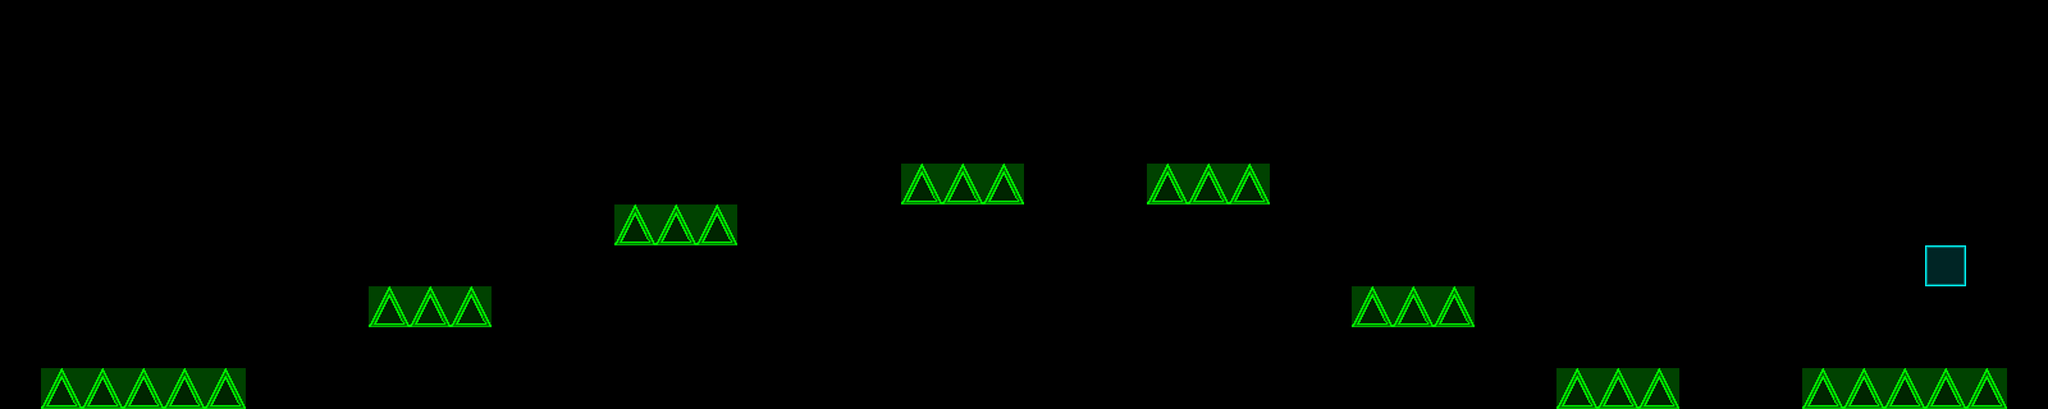

This is a level from a 2D game, rendered from its Tiled map with the project's own tilesets. A one-line summary and the map file follow, with tile-layer data summarised:
An orthogonal 50x10 tile map with 128x128 px tiles, 1 tile layer (Tile Layer 2) and 1 object (Player).

<map version="1.0" orientation="orthogonal" width="50" height="10" tilewidth="128" tileheight="128">
 <tileset firstgid="1" name="sheet" tilewidth="128" tileheight="128">
  <image source="sheet128.png" width="640" height="128" />
 </tileset>
 <layer name="Tile Layer 2" width="50" height="10">
  <data>[500 cells, 29 non-empty, 2 distinct tile ids]</data>
 </layer>
 <objectgroup name="Objects" width="50" height="10">
  <object name="Player" x="384" y="768" width="128" height="128">
   <properties>
    <property name="x" value="3" />
    <property name="y" value="20" />
   </properties>
  </object>
 </objectgroup>
</map>
